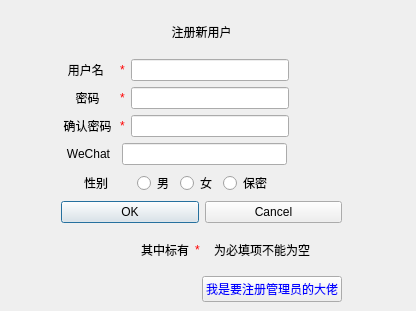
<?xml version="1.0" encoding="UTF-8"?>
<ui version="4.0">
 <class>Register</class>
 <widget class="QDialog" name="Register">
  <property name="geometry">
   <rect>
    <x>0</x>
    <y>0</y>
    <width>416</width>
    <height>311</height>
   </rect>
  </property>
  <property name="windowTitle">
   <string>Dialog</string>
  </property>
  <widget class="QWidget" name="">
   <property name="geometry">
    <rect>
     <x>61</x>
     <y>11</y>
     <width>281</width>
     <height>291</height>
    </rect>
   </property>
   <layout class="QVBoxLayout" name="verticalLayout_2">
    <item>
     <widget class="QLabel" name="label_4">
      <property name="styleSheet">
       <string notr="true">font: 18pt &quot;华文琥珀&quot;;</string>
      </property>
      <property name="text">
       <string>注册新用户</string>
      </property>
      <property name="textFormat">
       <enum>Qt::PlainText</enum>
      </property>
      <property name="alignment">
       <set>Qt::AlignCenter</set>
      </property>
     </widget>
    </item>
    <item>
     <layout class="QVBoxLayout" name="verticalLayout">
      <item>
       <layout class="QHBoxLayout" name="horizontalLayout" stretch="2,0,6,2">
        <item>
         <widget class="QLabel" name="label">
          <property name="sizePolicy">
           <sizepolicy hsizetype="Expanding" vsizetype="Preferred">
            <horstretch>0</horstretch>
            <verstretch>0</verstretch>
           </sizepolicy>
          </property>
          <property name="styleSheet">
           <string notr="true"/>
          </property>
          <property name="text">
           <string>用户名 </string>
          </property>
          <property name="alignment">
           <set>Qt::AlignCenter</set>
          </property>
         </widget>
        </item>
        <item>
         <widget class="QLabel" name="label_7">
          <property name="styleSheet">
           <string notr="true">color: rgb(255, 0, 0);</string>
          </property>
          <property name="text">
           <string>*</string>
          </property>
         </widget>
        </item>
        <item>
         <widget class="QLineEdit" name="username_LE"/>
        </item>
        <item>
         <spacer name="horizontalSpacer">
          <property name="orientation">
           <enum>Qt::Horizontal</enum>
          </property>
          <property name="sizeHint" stdset="0">
           <size>
            <width>40</width>
            <height>20</height>
           </size>
          </property>
         </spacer>
        </item>
       </layout>
      </item>
      <item>
       <layout class="QHBoxLayout" name="horizontalLayout_2" stretch="2,0,6,2">
        <item>
         <widget class="QLabel" name="label_2">
          <property name="sizePolicy">
           <sizepolicy hsizetype="Expanding" vsizetype="Preferred">
            <horstretch>0</horstretch>
            <verstretch>0</verstretch>
           </sizepolicy>
          </property>
          <property name="text">
           <string>密码</string>
          </property>
          <property name="alignment">
           <set>Qt::AlignCenter</set>
          </property>
         </widget>
        </item>
        <item>
         <widget class="QLabel" name="label_8">
          <property name="styleSheet">
           <string notr="true">color: rgb(255, 0, 0);</string>
          </property>
          <property name="text">
           <string>*</string>
          </property>
         </widget>
        </item>
        <item>
         <widget class="QLineEdit" name="password_LE">
          <property name="alignment">
           <set>Qt::AlignLeading|Qt::AlignLeft|Qt::AlignVCenter</set>
          </property>
         </widget>
        </item>
        <item>
         <spacer name="horizontalSpacer_2">
          <property name="orientation">
           <enum>Qt::Horizontal</enum>
          </property>
          <property name="sizeHint" stdset="0">
           <size>
            <width>40</width>
            <height>20</height>
           </size>
          </property>
         </spacer>
        </item>
       </layout>
      </item>
      <item>
       <layout class="QHBoxLayout" name="horizontalLayout_3" stretch="2,0,6,2">
        <item>
         <widget class="QLabel" name="label_3">
          <property name="sizePolicy">
           <sizepolicy hsizetype="Expanding" vsizetype="Preferred">
            <horstretch>0</horstretch>
            <verstretch>0</verstretch>
           </sizepolicy>
          </property>
          <property name="text">
           <string>确认密码</string>
          </property>
          <property name="alignment">
           <set>Qt::AlignCenter</set>
          </property>
         </widget>
        </item>
        <item>
         <widget class="QLabel" name="label_9">
          <property name="styleSheet">
           <string notr="true">color: rgb(255, 0, 0);</string>
          </property>
          <property name="text">
           <string>*</string>
          </property>
         </widget>
        </item>
        <item>
         <widget class="QLineEdit" name="confirm_password_LE"/>
        </item>
        <item>
         <spacer name="horizontalSpacer_3">
          <property name="orientation">
           <enum>Qt::Horizontal</enum>
          </property>
          <property name="sizeHint" stdset="0">
           <size>
            <width>40</width>
            <height>20</height>
           </size>
          </property>
         </spacer>
        </item>
       </layout>
      </item>
      <item>
       <layout class="QHBoxLayout" name="horizontalLayout_5" stretch="2,6,2">
        <item>
         <widget class="QLabel" name="label_6">
          <property name="sizePolicy">
           <sizepolicy hsizetype="Expanding" vsizetype="Preferred">
            <horstretch>0</horstretch>
            <verstretch>0</verstretch>
           </sizepolicy>
          </property>
          <property name="text">
           <string>WeChat</string>
          </property>
          <property name="alignment">
           <set>Qt::AlignCenter</set>
          </property>
         </widget>
        </item>
        <item>
         <widget class="QLineEdit" name="confirm_password_LE_3"/>
        </item>
        <item>
         <spacer name="horizontalSpacer_5">
          <property name="orientation">
           <enum>Qt::Horizontal</enum>
          </property>
          <property name="sizeHint" stdset="0">
           <size>
            <width>40</width>
            <height>20</height>
           </size>
          </property>
         </spacer>
        </item>
       </layout>
      </item>
     </layout>
    </item>
    <item>
     <layout class="QHBoxLayout" name="horizontalLayout_4" stretch="2,0,0,0,2">
      <item>
       <widget class="QLabel" name="label_5">
        <property name="sizePolicy">
         <sizepolicy hsizetype="Expanding" vsizetype="Preferred">
          <horstretch>0</horstretch>
          <verstretch>0</verstretch>
         </sizepolicy>
        </property>
        <property name="text">
         <string>性别</string>
        </property>
        <property name="alignment">
         <set>Qt::AlignCenter</set>
        </property>
       </widget>
      </item>
      <item>
       <widget class="QRadioButton" name="male">
        <property name="text">
         <string>男</string>
        </property>
       </widget>
      </item>
      <item>
       <widget class="QRadioButton" name="female">
        <property name="text">
         <string>女</string>
        </property>
       </widget>
      </item>
      <item>
       <widget class="QRadioButton" name="secret">
        <property name="text">
         <string>保密</string>
        </property>
       </widget>
      </item>
      <item>
       <spacer name="horizontalSpacer_4">
        <property name="orientation">
         <enum>Qt::Horizontal</enum>
        </property>
        <property name="sizeHint" stdset="0">
         <size>
          <width>40</width>
          <height>20</height>
         </size>
        </property>
       </spacer>
      </item>
     </layout>
    </item>
    <item>
     <layout class="QHBoxLayout" name="horizontalLayout_6">
      <item>
       <widget class="QPushButton" name="OK_btn">
        <property name="text">
         <string>OK</string>
        </property>
       </widget>
      </item>
      <item>
       <widget class="QPushButton" name="Cancel_btn">
        <property name="text">
         <string>Cancel</string>
        </property>
       </widget>
      </item>
     </layout>
    </item>
    <item>
     <layout class="QHBoxLayout" name="horizontalLayout_7" stretch="10,1,10">
      <item>
       <widget class="QLabel" name="label_10">
        <property name="text">
         <string>其中标有</string>
        </property>
        <property name="alignment">
         <set>Qt::AlignRight|Qt::AlignTrailing|Qt::AlignVCenter</set>
        </property>
       </widget>
      </item>
      <item>
       <widget class="QLabel" name="label_11">
        <property name="styleSheet">
         <string notr="true">color: rgb(255, 0, 0);</string>
        </property>
        <property name="text">
         <string>*</string>
        </property>
       </widget>
      </item>
      <item>
       <widget class="QLabel" name="label_12">
        <property name="text">
         <string>为必填项不能为空</string>
        </property>
       </widget>
      </item>
     </layout>
    </item>
    <item>
     <layout class="QHBoxLayout" name="horizontalLayout_8">
      <item>
       <spacer name="horizontalSpacer_6">
        <property name="orientation">
         <enum>Qt::Horizontal</enum>
        </property>
        <property name="sizeHint" stdset="0">
         <size>
          <width>40</width>
          <height>20</height>
         </size>
        </property>
       </spacer>
      </item>
      <item>
       <widget class="QPushButton" name="RegistAdmin_btn">
        <property name="styleSheet">
         <string notr="true">color: rgb(0, 0, 255);</string>
        </property>
        <property name="text">
         <string>我是要注册管理员的大佬</string>
        </property>
       </widget>
      </item>
     </layout>
    </item>
   </layout>
  </widget>
 </widget>
 <resources/>
 <connections/>
</ui>
